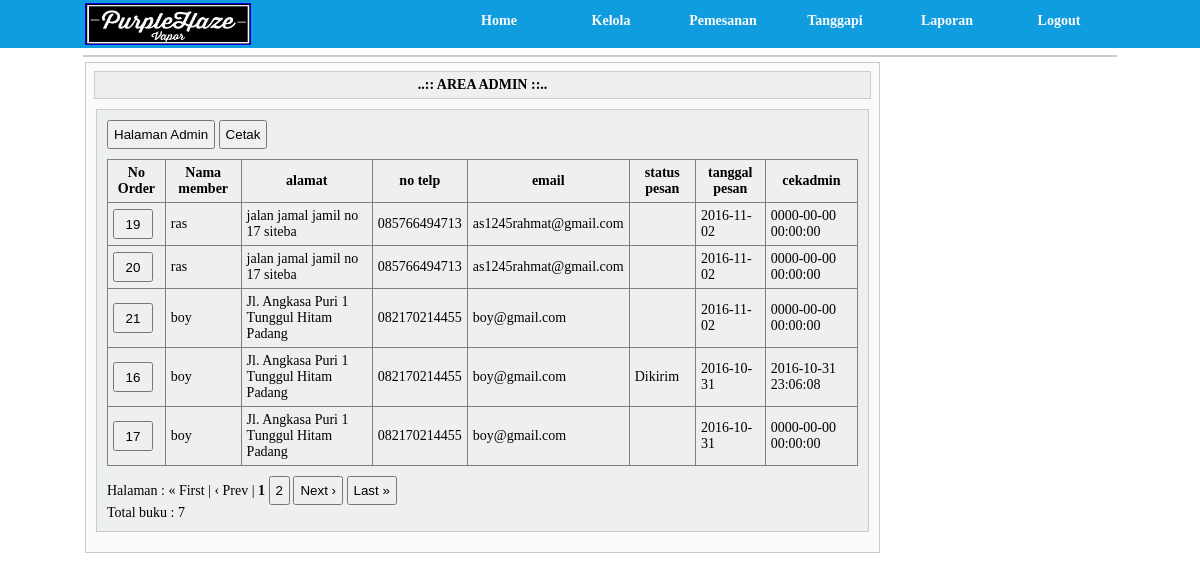
Page /admin/index.php?pg=80 (signed in) on the committed database.
### tables this page shows
CREATE TABLE IF NOT EXISTS `pesan` (
  `idpesan` int(11) NOT NULL AUTO_INCREMENT,
  `namalengkap` varchar(50) NOT NULL,
  `alamat` text NOT NULL,
  `notelp` varchar(15) NOT NULL,
  `email` varchar(40) NOT NULL,
  `statuspesan` varchar(50) NOT NULL,
  `tglpesan` date NOT NULL,
  `cekadmin` datetime NOT NULL DEFAULT '0000-00-00 00:00:00',
  `bukti` text NOT NULL,
  PRIMARY KEY (`idpesan`)
);

### admin/pesan.php (the view, shortened to what this page needs)
<div style="margin:10px; border:1px solid #C6CECB; padding:10px; background-color:#EDF0EF;">
<?php
	if(empty($_SESSION['useradmin']) and empty($_SESSION['passadmin'])){
		header("location:login.php");
	}else{
		$batas =  5;
		$halaman = $_GET['halaman'];
		if(empty($halaman)){
			$posisi = 0;
			$halaman = 1;
		}else{
			$posisi = ($halaman - 1) * $batas;
		}
		$sql = mysql_query("select * from pesan ORDER BY tglpesan DESC limit $posisi, $batas");
		echo"<a href='index.php?pg=10&u=$_SESSION[useradmin]'><button>Halaman Admin</button></a> <a target='_blank' href='ctkpsn.php'><button>Cetak</button></a>";
		echo "<table border = 1>
			<tr>
			<th>No Order</th>
			<th>Nama member</th>
			<th>alamat</th>
			<th>no telp</th>
			<th>email</th>
			<th>status pesan</th>
			<th>tanggal pesan</th>
			<th>cekadmin</th>
			</tr>";
		while($data = mysql_fetch_array($sql)){
			echo "<tr>
				<td><a href='index.php?pg=91&idpesan=$data[idpesan]'><button style='width:40px; height:30px;'>$data[idpesan]</button></td>
				<td>$data[namalengkap]</td>
				<td>$data[alamat]</td>
				<td>$data[notelp]</td>
				<td>$data[email]</td>
				<td>$data[statuspesan]</td>
				<td>$data[tglpesan]</td>
				<td>$data[cekadmin]</td>
				</tr>";
		}
		echo "</table>";
		echo "Halaman : ";
		$sqlhal = mysql_query("select * from pesan");
		$jmldata = mysql_num_rows($sqlhal);
		$jmlhal = ceil($jmldata/$batas);
		if($halaman > 1){
			$previous = $halaman - 1;
			echo "<a href='$_SERVER[PHP_SELF]?halaman=1&pg=40&u=$_SESSION[useradmin]'><button>&laquo; First</button></a>
			     <a href='$_SERVER[PHP_SELF]?halaman=$previous&pg=40&u=$_SESSION[useradmin]'><button>&lsaquo; Prev</button></a>";
		}else{
			echo "&laquo; First | &lsaquo; Prev | ";
		}
		$angka = ($halaman > 3 ? " ... " : " ");
		for($i=$halaman-2; $i<$halaman; $i++){
			if($i < 1)
				continue;
			$angka .= "<a href='$_SERVER[PHP_SELF]?halaman=$i&pg=40&u=$_SESSION[useradmin]'><button>$i</button></a> ";
		}
		$angka .= " <b>$halaman</b> ";
		for($i = $halaman+1; $i<($halaman+3); $i++){
			if($i > $jmlhal)
				break;
			$angka .= "<a href='$_SERVER[PHP_SELF]?halaman=$i&pg=40&u=$_SESSION[useradmin]'><button>$i</button></a> ";
		}
		$angka .= ($halaman+2 < $jmlhal ? " ... <a href='$_SERVER[PHP_SELF]?halaman=$jmlhal&pg=40&u=$_SESSION[useradmin]'><button>$jmlhal</button></a> " : " ");
		echo "$angka";
		if($halaman< $jmlhal){
			$next = $halaman + 1;
			echo "<a href='$_SERVER[PHP_SELF]?halaman=$next&pg=40&u=$_SESSION[useradmin]'><button>Next &rsaquo;</button></a>
			     <a href='$_SERVER[PHP_SELF]?halaman=$jmlhal&pg=40&u=$_SESSION[useradmin]'><button>Last &raquo;</button></a>";
		}else{
			echo "Next &rsaquo; | Last &raquo; | ";
		}
		echo "<br>Total buku : $jmldata";
	}
?></div>

### js/style.css (style rules this page uses)
* { padding:0; margin:0; outline:0; }
body { background:#FFFFFF; font-size:14px; }
table { border-collapse: collapse; margin:0px; padding:0px; top:0px; }
td { padding:2px; }

### admin/index.php (style rules this page uses)
button, select, th, td, input, textarea { padding:5px; }
table { margin-top:10px; margin-bottom:10px; }

### rows in the picture
pesan: idpesan "19", namalengkap "ras", alamat "jalan jamal jamil no 17 siteba", notelp "085766494713", email "as1245rahmat@gmail.com", tglpesan "2016-11-02", cekadmin "0000-00-00 00:00:00"
pesan: idpesan "20", namalengkap "ras", alamat "jalan jamal jamil no 17 siteba", notelp "085766494713", email "as1245rahmat@gmail.com", tglpesan "2016-11-02", cekadmin "0000-00-00 00:00:00"
pesan: idpesan "21", namalengkap "boy", alamat "Jl. Angkasa Puri 1 Tunggul Hitam Padang", notelp "082170214455", email "boy@gmail.com", tglpesan "2016-11-02", cekadmin "0000-00-00 00:00:00"
pesan: idpesan "16", namalengkap "boy", alamat "Jl. Angkasa Puri 1 Tunggul Hitam Padang", notelp "082170214455", email "boy@gmail.com", statuspesan "Dikirim", tglpesan "2016-10-31", cekadmin "2016-10-31 23:06:08"
pesan: idpesan "17", namalengkap "boy", alamat "Jl. Angkasa Puri 1 Tunggul Hitam Padang", notelp "082170214455", email "boy@gmail.com", tglpesan "2016-10-31", cekadmin "0000-00-00 00:00:00"

### other values in the picture
$halaman "1"
$jmldata "7"
